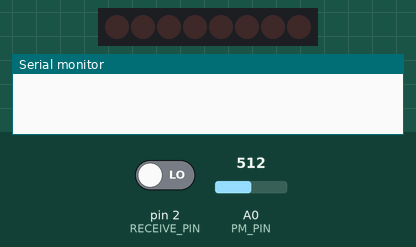
Simulated run of this sketch. Board: Arduino Uno, built with avr-gcc and run on an emulated ATmega328P. Parts: 8 shift-register outputs drawn as a row of LEDs (first output left, lit = HIGH), the last lines printed to the serial monitor. Wiring (inferred from the names in the program): shift register (74HC595): data pin 11; shift clock pin 12; latch pin 10. Wiring (inferred from the signals the program sends): row of LEDs: on Q0, Q1, Q2, Q3, Q4, Q5, Q6, Q7. Inputs (shaded band) come from the test bench; at power-on: pin 2 (RECEIVE_PIN) LOW, A0 (PM_PIN) = 512.

Above: at 1.3 s.
1.4 s: pin 2 (RECEIVE_PIN) driven HIGH
At 13.97 s:
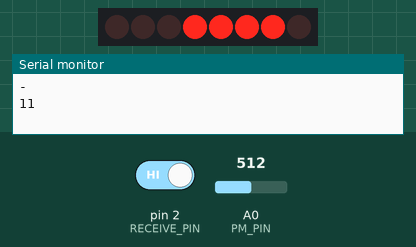
Timing chart, 0 to 15.6 s (numbered marks = the images above; inputs shaded):
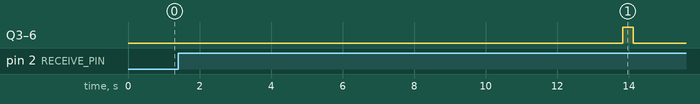

Measured:
- after the input at 1.4 s, Q3–6: LOW → HIGH after 12.4 s, → LOW 0.30 s later

The sketch:

morseReceiver.ino
```cpp
#define DATA_PIN 11
#define CLOCK_PIN 12
#define LATCH_PIN 10
#define PM_PIN A0

#define RECEIVE_PIN 2
int timeout = 0;
String receivedMessage = "";
String resultMessage = "";
String inputString = "";

byte symbols_bytes[] = {
0b11101110, // A
0b00111110, // B
0b10011010, // C
0b01111100, // D
0b10011110, // E
0b10001110, // F
0b10111010, // G
0b01011100, // H
0b00100000, // I
0b01111000, // J
0b10101110, // K
0b01110000, // L
0b10101100, // M
0b00101100, // N
0b00111100, // O
0b11001110, // P
0b11100110, // Q
0b00001100, // R
0b10110110, // S
0b00011110, // T
0b01111010, // U
0b11100000, // V
0b10101100, // W
0b01101110, // X
0b01110110, // Y
0b11011100, // Z
0b11111010, // 0
0b01100000, // 1
0b11011100, // 2
0b11110100, // 3
0b01100110, // 4
0b10110110, // 5
0b10111110, // 6
0b11100000, // 7
0b11111110, // 8
0b11100110, // 9
0b00000000,
};

const char letters[] = {
'A',
'B',
'C',
'D',
'E',
'F',
'G',
'H',
'I',
'J',
'K',
'L',
'M',
'N',
'O',
'P',
'Q',
'R',
'S',
'T',
'U',
'V',
'W',
'X',
'Y',
'Z',
'0',
'1',
'2',
'3',
'4',
'5',
'6',
'7',
'8',
'9',
' '
};

String morse_symbols[] = {
".-",
"-...",
"-.-.",
"-..",
".",
"..-.",
"--.",
"....",
"..",
".---",
"-.-",
".-..",
"--",
"-.",
"---",
".--.",
"--.-",
".-.",
"...",
"-",
"..-",
"...-",
".--",
"-..-",
"-.--",
"--..",
"-----",
".----",
"..---",
"...--",
"....-",
".....",
"-....",
"--...",
"---..",
"----."
};

void setup() {
pinMode(LATCH_PIN, OUTPUT);
pinMode(DATA_PIN, OUTPUT);
pinMode(CLOCK_PIN, OUTPUT);
pinMode(PM_PIN, INPUT);
pinMode(RECEIVE_PIN, INPUT);

Serial.begin(9600);
}

void loop() {
timeout = analogRead(PM_PIN);
receiveMorse();
}

void setDisplay(byte code) {
digitalWrite(LATCH_PIN, LOW);
shiftOut(DATA_PIN, CLOCK_PIN, LSBFIRST, code);
digitalWrite(LATCH_PIN, HIGH);
}

void printMessage(String message) {
for (int i = 0; i < message.length(); i++) {
int index = -1;
for (int j = 0; j < sizeof(letters); j++) {
if (letters[j] == message[i]) {
index = j;
}
}
if (index != -1) {
setDisplay(symbols_bytes[index]);
}
delay(300);
setDisplay(0b00000000);
delay(300);
}
}

bool transmited = false;

void receiveMorse() {
delay(1);
int idleCounter = 0;
while (digitalRead(RECEIVE_PIN) == HIGH) {
delay(timeout);
idleCounter++;
if (idleCounter > 10) {
transmited = true;
break;
}
}
if (transmited == true) {
printMessage(resultMessage);
resultMessage = "";
transmited = false;
}

if (idleCounter == 7) {
receivedMessage += "%";
} else if (idleCounter == 3) {
receivedMessage += " ";
} else if (idleCounter > 7) {
Serial.println(idleCounter);
resultMessage += decodeMorse(receivedMessage) + " ";
receivedMessage = "";
}

int signalDuration = 0;
while (digitalRead(RECEIVE_PIN) == LOW) {
delay(timeout);
signalDuration++;
}

if (signalDuration == 1) {
receivedMessage += '.';
} else if (signalDuration == 3) {
receivedMessage += '-';
}

Serial.println(receivedMessage);
delay(timeout);
}

String decodeMorse(String morseCode) {
String decoded = "";
String currentLetter = "";
for (int i = 0; i <= morseCode.length(); i++) {
char currentChar = i < morseCode.length() ? morseCode.charAt(i) : ' '; // Use a space for the last iteration
if (currentChar != ' ' && currentChar != '%') {
currentLetter += currentChar;
} else {
char recognizedLetter = '7';
for (int j = 0; j < 36; j++) {
if (currentLetter == morse_symbols[j]) {
recognizedLetter = letters[j];
break;
}
}
if (currentLetter.length() != 0) {
decoded += recognizedLetter;
currentLetter = "";
}

if (currentChar == '%') {
decoded += " ";
currentLetter = "";
}
}
}

return decoded;
}
```
